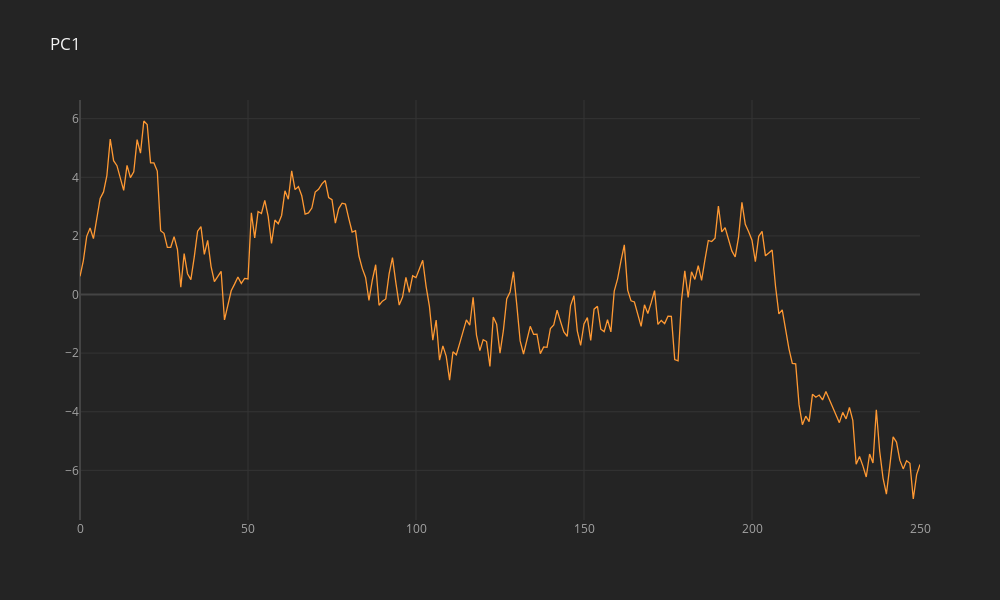

Notebook source saved alongside this figure:
### Code cell
PC1 = PC.iloc[:,0:1]
PC1.iplot(title="PC1")

### Figure 1 — Plotly figure (JSON) as saved in the notebook; plotly's stock layout.template omitted (floating-point values rounded to 4 significant figures; data arrays with more than 128 entries replaced by an {"elided": "..."} marker saying what was removed)
{"data": [{"line": {"color": "rgba(255, 153, 51, 1.0)", "dash": "solid", "shape": "linear", "width": 1.3}, "mode": "lines", "name": "0", "text": "", "type": "scatter", "x": {"elided": "251 int values"}, "y": {"elided": "251 float values"}}], "layout": {"height": 600, "legend": {"bgcolor": "#242424", "font": {"color": "#F4F4F4"}}, "paper_bgcolor": "#242424", "plot_bgcolor": "#242424", "title": {"font": {"color": "#F4F4F4"}, "text": "PC1"}, "width": 1000, "xaxis": {"gridcolor": "#343434", "showgrid": true, "tickfont": {"color": "#A4A4A4"}, "title": {"font": {"color": "#A4A4A4"}, "text": ""}, "zerolinecolor": "#444444"}, "yaxis": {"gridcolor": "#343434", "showgrid": true, "tickfont": {"color": "#A4A4A4"}, "title": {"font": {"color": "#A4A4A4"}, "text": ""}, "zerolinecolor": "#444444"}}}
